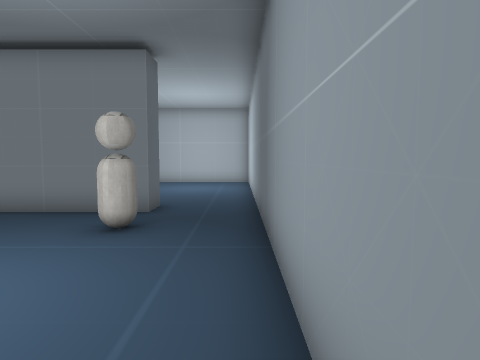
View 1 (above)

24 first-person views from a walk through a scene from a Unity 3-D project. The camera is 1.3 m above the floor, tilts 4° down and sees 75° across. The floor is counted in squares, 1 m on a side. Each view is taken from the middle of a square. On the plan, view 1 faces up. The plan holds only what a view shows up to about 14 squares ahead; the rest is blank. The place goes on beyond the plan. The player character is not drawn. Some surface patterns are stand-ins.

View 2
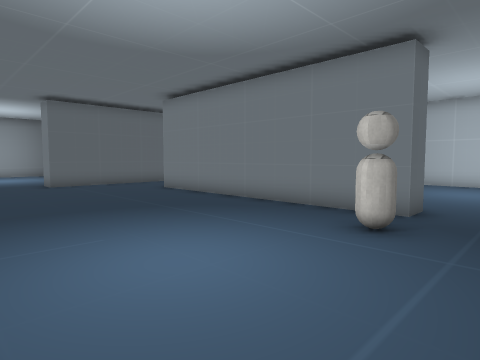

View 3
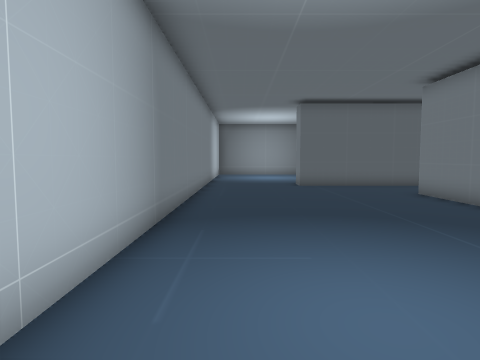

View 4
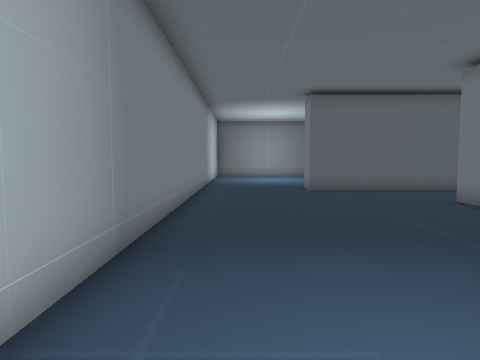

View 5
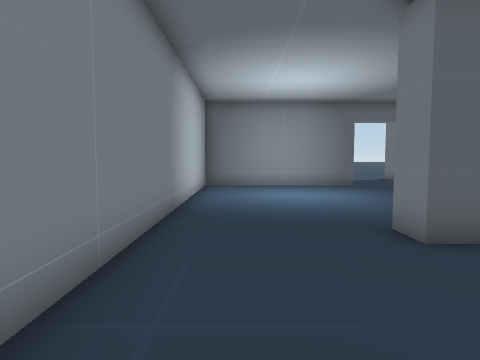

View 6
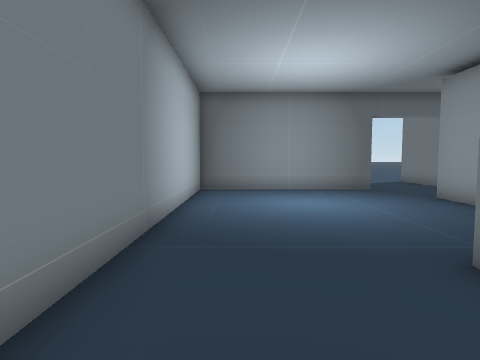

View 7
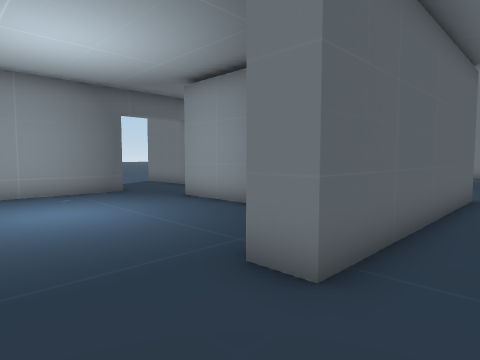

View 8
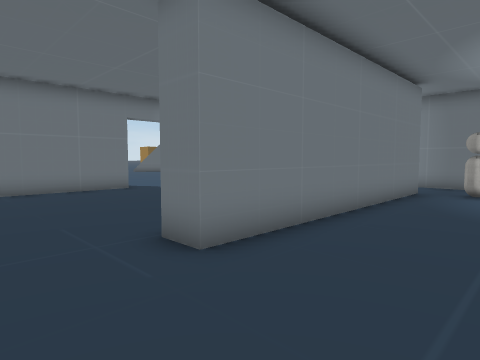

View 9
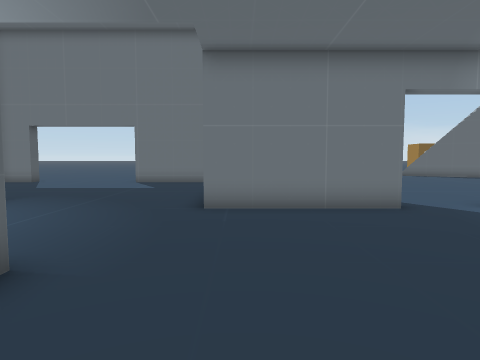

View 10
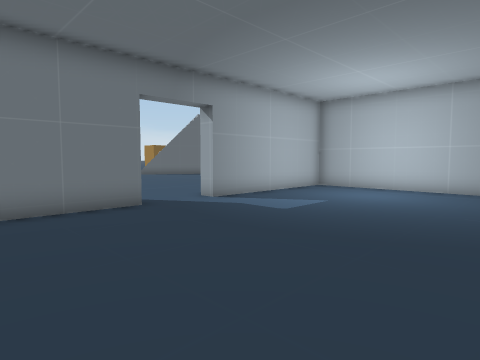

View 11
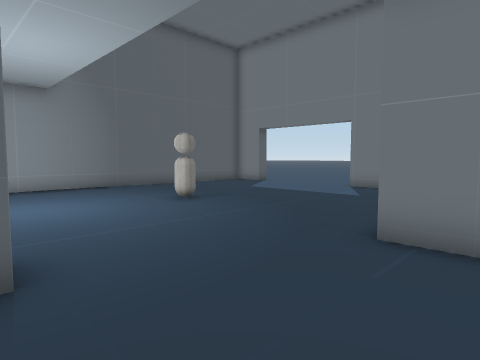

View 12
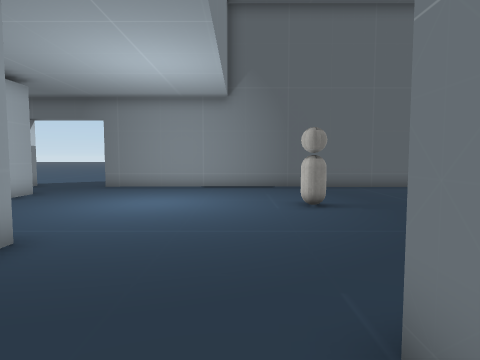

View 13
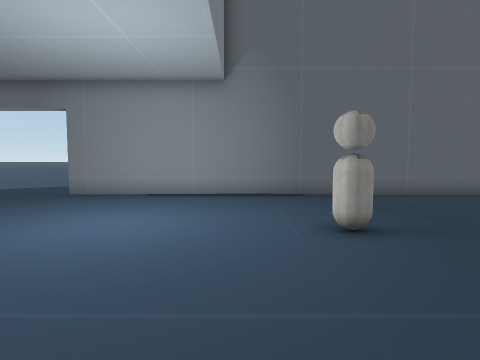

View 14
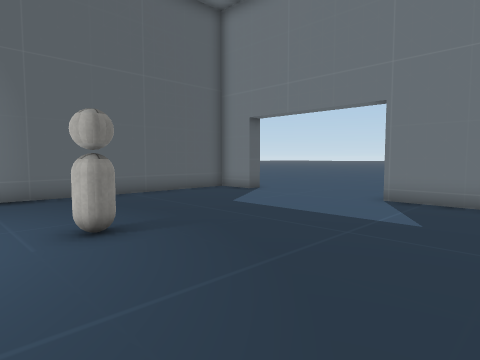

View 15
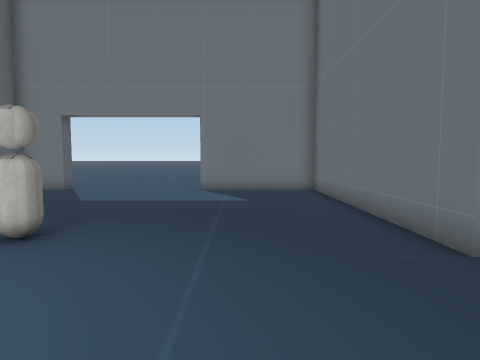

View 16
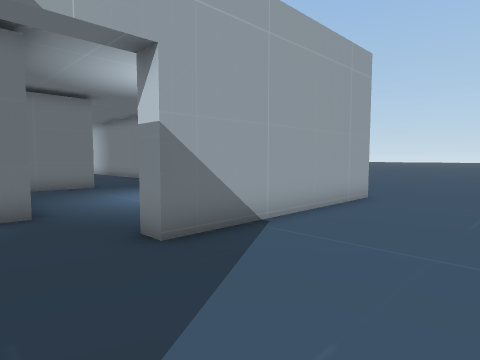

View 17
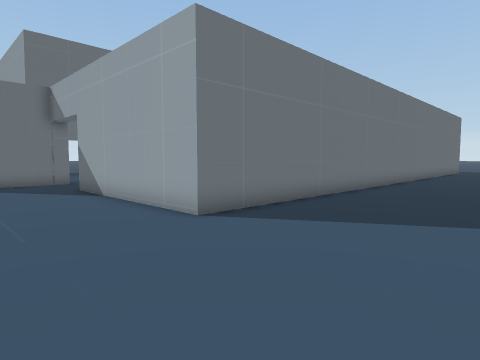

View 18
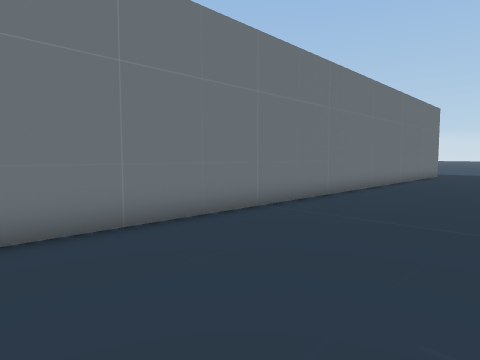

View 19
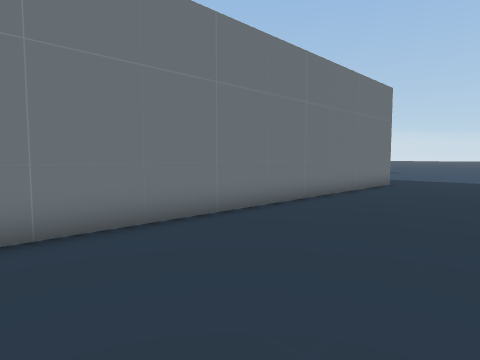

View 20
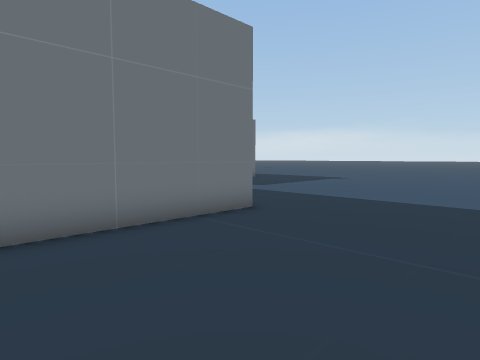

View 21
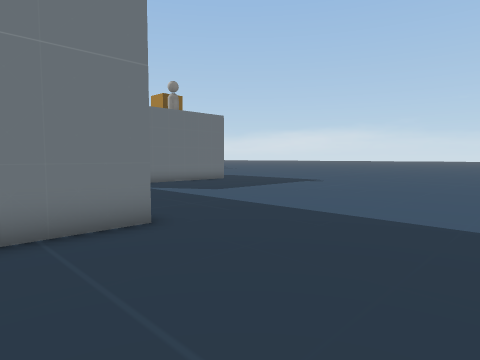

View 22
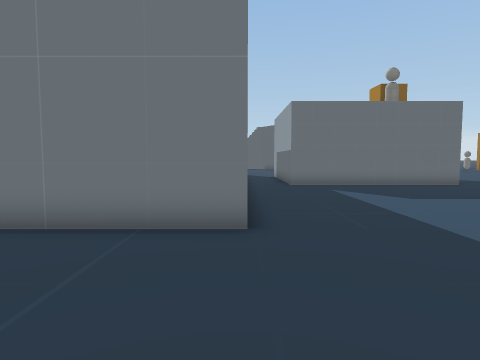

View 23
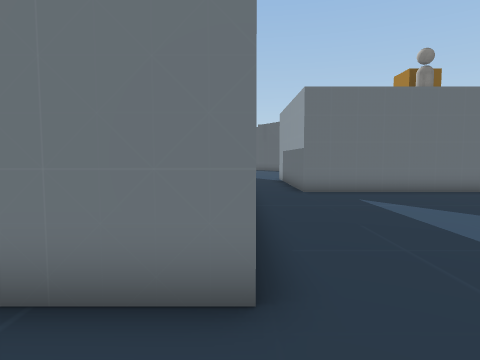

View 24
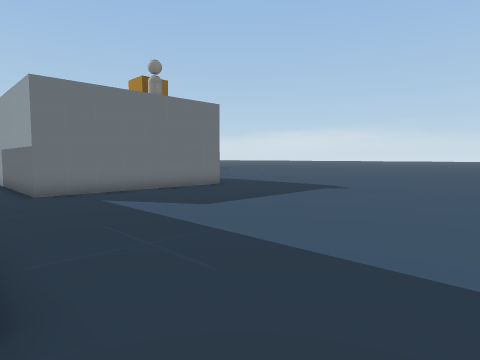

### Floor plan
Points are (right, up) in squares from view 1. A wall is a line through its corners. A room is listed if a view was taken in it or the views show most of it. See-through windows are left out.
Room 1 (views 1, 2, 3, 4, 5, 6, 7, 8)
walls: (-15.7, 9.4) (-15.7, 3.8) (-16.7, 3.8) (-16.7, 6.2); (-20.1, 7.5) (-23.3, 7.5) (-23.3, 8.1); (-2.2, 8.6) (-2.2, 7.5) (-12.3, 7.5) (-12.3, 8.6); (0.5, 0.5) (0.5, 9.4); (-26, 6.4) (-26, -0.7) (-3, -0.7)
ways out: opening at (-24.3, 7) to room 2; opening at (-14, 8.3) to room 2; opening at (-1, 8.7) to room 2
objects: other object (-2, 6)
Room 2 (views 9, 10, 11, 12, 13, 14, 15, 16, 17, 18, 19, 20, 21, 22, 23, 24)
walls: (-15.7, 12.6) (-15.7, 9.4); (-8.8, 17) (-13.9, 17) (-13.9, 25.8) (-18.6, 25.8); (-23.4, 8.5) (-22.1, 8.5); (0.5, 9.4) (0.5, 15.4); (-1.1, 17) (-6.2, 17) (-6.2, 17.8); (1.2, -1.3) (-26.7, -1.3) (-26.7, 6.4) (-26, 6.4); (-24.2, 26.5) (-24.2, 25.8) (-26, 25.8) (-26, 14.9); (10.2, 8) (3.5, 8) (3.5, 13.5)
ways out: opening at (-24.3, 7) to room 1; opening at (-14, 8.3) to room 1; opening at (-1, 8.7) to room 1; opening at (-19, 27); opening at (-7.5, 17.5)
objects: other object (-21, 18) to (-20, 18)

Where each view was taken, in squares from view 1:
view 1: 0 up, 0 right, facing up
view 2: 0 up, 0 right, facing up-left
view 3: 1 up, 1 left, facing left
view 4: 1 up, 3 left, facing left
view 5: 1 up, 11 left, facing left
view 6: 1 up, 13 left, facing left
view 7: 1 up, 14 left, facing up-left
view 8: 4 up, 15 left, facing up-right
view 9: 9 up, 13 left, facing up
view 10: 9 up, 13 left, facing up-right
view 11: 12 up, 12 left, facing up-left
view 12: 16 up, 12 left, facing left
view 13: 16 up, 15 left, facing left
view 14: 16 up, 15 left, facing up-left
view 15: 13 up, 17 left, facing up
view 16: 9 up, 31 left, facing down-right
view 17: 7 down, 31 left, facing up-right
view 18: 7 down, 24 left, facing up-right
view 19: 7 down, 15 left, facing up-right
view 20: 7 down, 5 left, facing up-right
view 21: 7 down, 2 left, facing up-right
view 22: 7 down, 1 right, facing up
view 23: 4 down, 1 right, facing up
view 24: 4 down, 1 right, facing up-right
